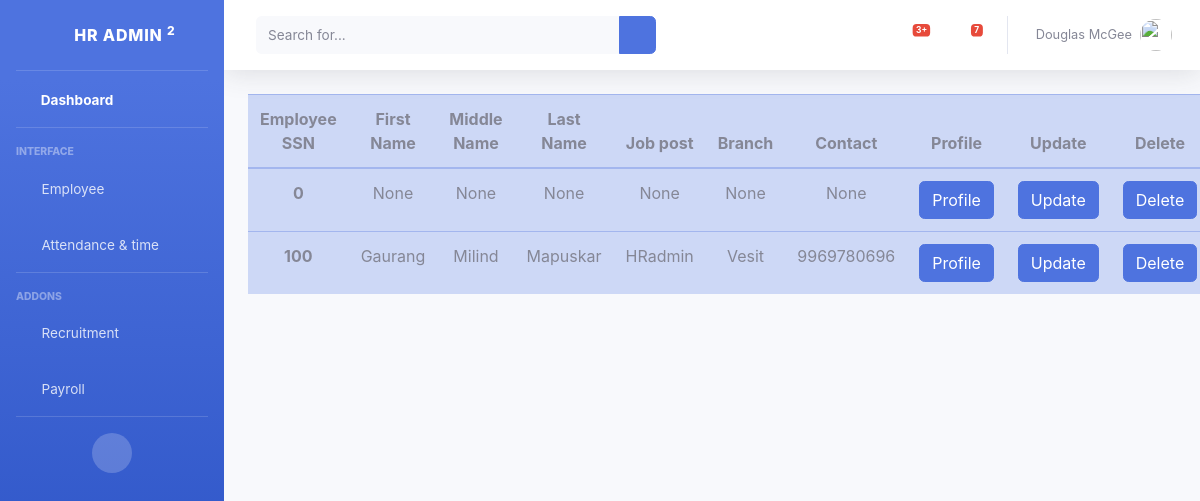
The app's page /employee/employeeDB with its own data.
### employee/models.py (models this page shows)
class Employee(models.Model):
    Fname=models.CharField(null=True,max_length=15)
    Mname=models.CharField(null=True,max_length=15)
    Lname=models.CharField(null=True,max_length=15)
    email=models.EmailField(null=True, max_length=254)
    gender=models.CharField(null=True, max_length=50)
    contact=models.IntegerField(null=True)
    address=models.TextField(null=True)
    state=models.CharField(null=True,max_length=20)
    city=models.CharField(null=True,max_length=20)
    zip=models.IntegerField(null=True)
    Bankname=models.CharField(null=True,max_length=50)
    Bankbranch=models.CharField(null=True,max_length=5)
    BankAC=models.IntegerField(null=True)
    IFSCCode=models.CharField(null=True,max_length=20)
    EmpSSN=models.IntegerField(primary_key=True)
    post=models.CharField(null=True,max_length=50)
    branch=models.CharField(null=True,max_length=20)
    joining_date=models.DateField(null=True, auto_now=False, auto_now_add=False)
    description=models.CharField(null=True,max_length=20)
    EFname=models.CharField(null=True,max_length=15)
    EMname=models.CharField(null=True,max_length=15)
    ELname=models.CharField(null=True,max_length=15)
    Eemail=models.EmailField(null=True, max_length=254)
    Econtact=models.IntegerField(null=True)
    Eaddress=models.TextField(null=True,max_length=15)
    Egender=models.CharField(null=True, max_length=50)
    aadhaar=models.IntegerField(null=True)
    religion=models.CharField(null=True,max_length=50)
    subcaste=models.CharField(null=True, max_length=50)
    mothertounge=models.CharField(null=True, max_length=50)
    school=models.CharField(null=True, max_length=50)
    tenboard=models.CharField(null=True, max_length=50)
    tenyear=models.IntegerField(null=True)
    tenpercentage=models.DecimalField( null=True,max_digits=3, decimal_places=2)
    twelveboard=models.CharField(null=True, max_length=50)
    twelveyear=models.IntegerField(null=True)
    twelvepercentage=models.DecimalField(null=True, max_digits=3, decimal_places=2)
    degree=models.CharField(null=True, max_length=50)
    year=models.IntegerField(null=True)
    percentage=models.IntegerField(null=True)
    face=models.FileField(upload_to="face/",max_length=256,null=True)

### employee/views.py (the view)
# urls.py: path("employeeDB",views.employeeDB,name='employeeDB'),
def employeeDB(request):
    emp = Employee.objects.all()
    return render (request,'employeeDB.html',{'emp':emp})

### templates/employeeDB.html (shortened to what this page needs)
{% extends 'base.html' %}
{%block body%}
<div class="container text-center" style="color: blue-100;">
  <table class="table table-hover table-primary table-stripped">
    <thead>
        <tr>
          <th scope="col">Employee SSN</th>
          <th scope="col">First Name</th>
          <th scope="col">Middle Name</th>
          <th scope="col">Last Name</th>
          <th scope="col">Job post</th>
          <th scope="col">Branch</th>
          <th scope="col">Contact</th>
          <th scope="col">Profile</th>
          <th scope="col">Update</th>
          <th scope="col">Delete</th>
        </tr>
      </thead>
      <tbody>
        {% for emp in emp %}
        <tr>
          <th scope="row">{{emp.EmpSSN}}</th>
          <td>{{emp.Fname}}</td>
          <td>{{emp.Mname}}</td>
          <td>{{emp.Lname}}</td>
          <td>{{emp.post}}</td>
          <td>{{emp.branch}}</td>
          <td>{{emp.contact}}</td>
          <td><a class="btn btn-primary" href="profile{{emp.EmpSSN}}" role="button">Profile</a>
          </td>
          <td><a class="btn btn-primary" href= "updateemployee{{emp.EmpSSN}}"  role="button">Update</a>
          </td>
          <td><a class="btn btn-primary" href="deleteemployee{{emp.EmpSSN}}" role="button">Delete</a>
          </td>
        </tr>
        {% endfor %}
  </table>
  </div>
{%endblock body%}

### records on screen
Employee: EmpSSN "0", Fname "None", Mname "None", Lname "None", post "None", branch "None", contact "None"
Employee: EmpSSN "100", Fname "Gaurang", Mname "Milind", Lname "Mapuskar", post "HRadmin", branch "Vesit", contact "9969780696"
